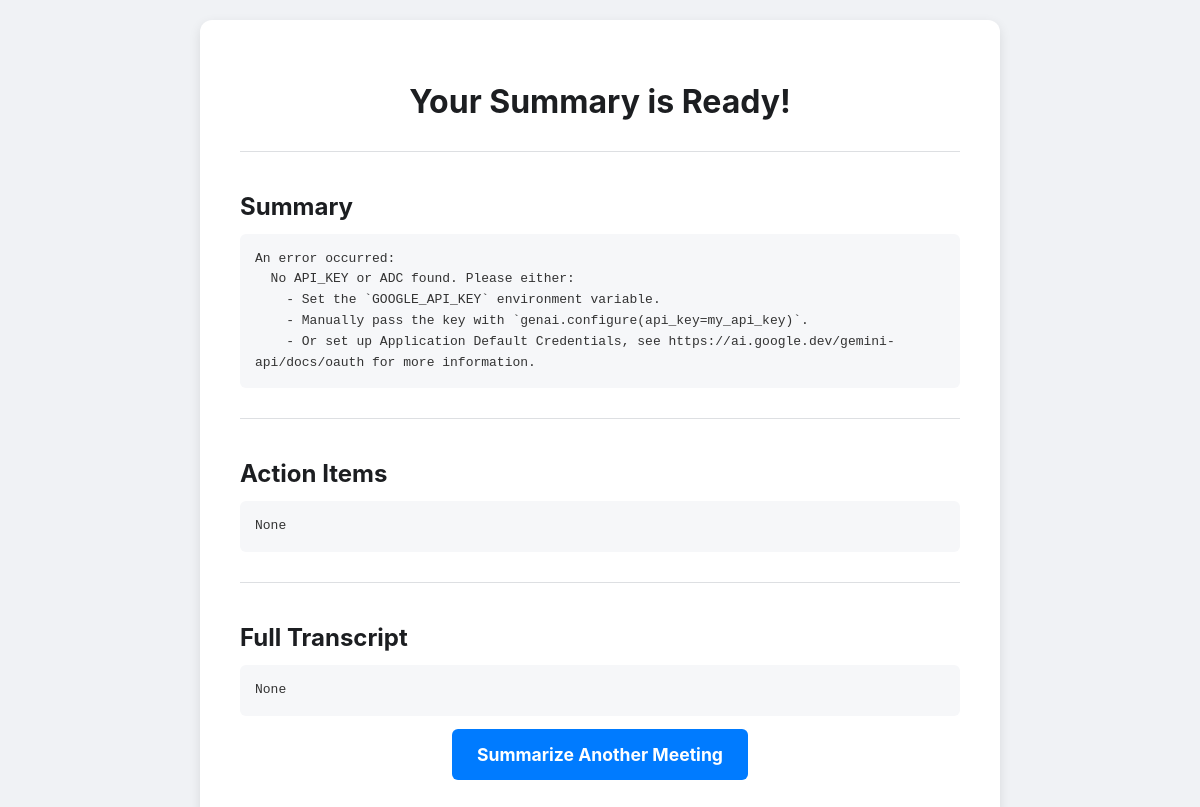
/summary/1/, run on the app's committed database.
### summaries/models.py (models this page shows, shortened)
class Summary(models.Model):
    audio_file = models.FileField(upload_to='audio/')
    transcript = models.TextField(blank=True, null=True)
    summary = models.TextField(blank=True, null=True)
    action_items = models.TextField(blank=True, null=True)
    created_at = models.DateTimeField(auto_now_add=True)

### summaries/views.py (the view)
# urls.py: path('summary/<int:pk>/', views.summary_detail_view, name='summary_detail'),
def summary_detail_view(request, pk):
    summary = get_object_or_404(Summary, pk=pk)
    return render(request, 'summaries/detail.html', {'summary': summary})

### summaries/templates/summaries/detail.html
{% extends "summaries/base.html" %}
{% block content %}
<div class="card">
    <h1>Your Summary is Ready!</h1>
    <div class="summary-section">
        <h2>Summary</h2>
        <pre>{{ summary.summary|linebreaksbr }}</pre>
    </div>
    <div class="summary-section">
        <h2>Action Items</h2>
        <pre>{{ summary.action_items|linebreaksbr }}</pre>
    </div>
    <div class="summary-section">
        <h2>Full Transcript</h2>
        <pre>{{ summary.transcript|linebreaksbr }}</pre>
    </div>
    <a href="{% url 'upload' %}" class="btn">Summarize Another Meeting</a>
</div>
{% endblock %}

### summaries/templates/summaries/base.html (shortened to what this page needs)
{% load static %}
<!DOCTYPE html>
<html lang="en">
<head>
    <link rel="stylesheet" href="{% static 'summaries/styles.css' %}">
</head>
<body>
    <main>
        {% block content %}{% endblock %}
    </main>
</body>
</html>

### summaries/static/summaries/styles.css (style rules this page uses)
body { font-family: -apple-system, BlinkMacSystemFont, "Segoe UI", Roboto, Helvetica, Arial, sans-serif; background-color: #f0f2f5; display: flex; justify-content: center; align-items: center; min-height: 100vh; margin: 0; padding: 20px; }
main { width: 100%; max-width: 800px; }
.card { background-color: #ffffff; border-radius: 12px; box-shadow: 0 4px 12px rgba(0, 0, 0, 0.1); padding: 40px; text-align: center; }
h1 { font-size: 2em; color: #1c1e21; margin-bottom: 10px; }
.btn { background-color: #007bff; color: white; border: none; border-radius: 6px; padding: 15px 25px; font-size: 1.1em; font-weight: bold; cursor: pointer; text-decoration: none; display: inline-block; transition: background-color 0.2s; }
.summary-section { text-align: left; margin-top: 30px; border-top: 1px solid #dddfe2; padding-top: 20px; }
.summary-section h2 { color: #1c1e21; font-size: 1.5em; margin-bottom: 10px; }
pre { background-color: #f6f7f9; padding: 15px; border-radius: 6px; white-space: pre-wrap; word-wrap: break-word; font-family: monospace; color: #333; font-size: 1em; line-height: 1.6; }

### data on the page
Summary: summary "An error occurred: No API_KEY or ADC found. Please either: - Set the `GOOGLE_API_KEY` environment variable. - Manually pass the key with `genai.configure(api_key=my_api_key)`. - Or set up Application Default Credentials, see https://ai.google.dev/gemini-api/docs/oauth for more information.", action_items "None", transcript "None"
